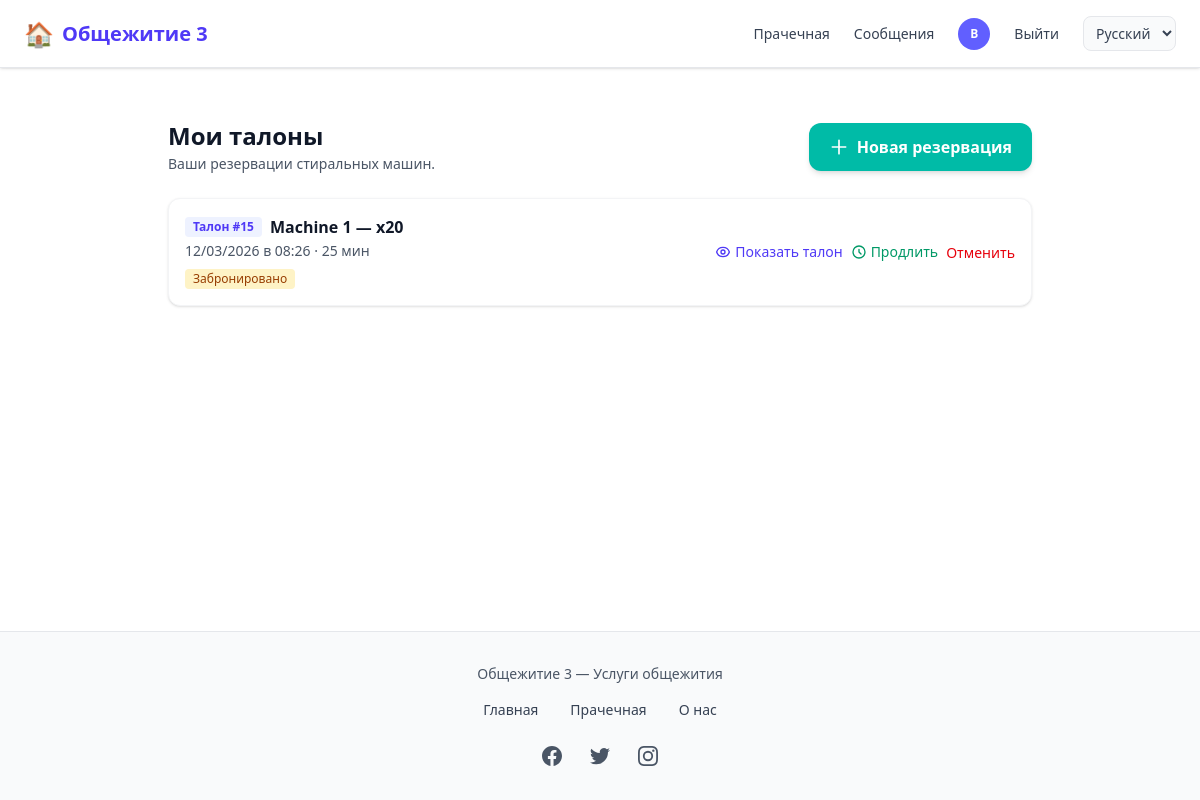
The app's page /laverie/mes-tickets/ (signed in) with its own data.
### comptes/models.py (models this page shows, shortened)
class CustomUser(AbstractUser):
    USER_TYPES = (
        ('ADMIN', 'Administrateur'),
        ('client', 'Client'),
        ('vendeur', 'Vendeur'),
        ('coursier', 'Coursier'),
    )
    user_type = models.CharField(max_length=22, choices=USER_TYPES, default="client")
    email = models.EmailField('Adresse email', unique=True,max_length=50)
    telephone = models.CharField(max_length=20, unique=True, blank=True)
    photo = models.ImageField(upload_to=user_photo_upload_to, null=True, blank=True)
    is_premium = models.BooleanField(default=False)
    GENRE = (('masculin', 'Masculin'), ('feminin', 'Féminin'))
    genre = models.CharField(max_length=22, choices=GENRE, null=True, blank=True)
    date_inscription = models.DateField(auto_now_add=True)
    latitude = models.DecimalField(max_digits=9, decimal_places=6, blank=True, null=True)
    longitude = models.DecimalField(max_digits=9, decimal_places=6, blank=True, null=True)
    last_activity = models.DateTimeField(null=True, blank=True, verbose_name="Dernière activité")
    REQUIRED_FIELDS = ['email', 'user_type']

### laverie/models.py (models this page shows, shortened)
class Reservation(models.Model):
    STATUT_CHOICES = [
        ('reserve', _('Reserved')),
        ('en_cours', _('In progress')),
        ('termine', _('Completed')),
        ('annule', _('Cancelled')),
    ]
    utilisateur = models.ForeignKey(
        settings.AUTH_USER_MODEL,
        on_delete=models.CASCADE,
        related_name='reservations_laverie'
    )
    machine = models.ForeignKey(Machine, on_delete=models.CASCADE, related_name='reservations')
    fonction = models.ForeignKey(
        FonctionMachine,
        on_delete=models.CASCADE,
        related_name='reservations',
        null=True,
        blank=True
    )
    debut = models.DateTimeField()
    fin = models.DateTimeField()
    statut = models.CharField(max_length=20, choices=STATUT_CHOICES, default='reserve')
    date_creation = models.DateTimeField(auto_now_add=True)
    numero = models.PositiveIntegerField(
        unique=True,
        null=True,
        blank=True,
        help_text="Numéro de ticket (séquentiel, affiché à l'utilisateur)",
    )
    class Meta:
        ordering = ['-debut']
    def duree_minutes(self):
        if self.debut and self.fin:
            delta = self.fin - self.debut
            return int(delta.total_seconds() / 60)
        if self.fonction:
            return self.fonction.duree_minutes
        return 0
    @classmethod
    def marquer_tickets_termines(cls):
        from django.utils import timezone
        now = timezone.now()
        return cls.objects.filter(
            statut__in=('reserve', 'en_cours'),
            fin__lt=now,
        ).update(statut='termine')
    @classmethod
    def marquer_tickets_en_cours(cls):
        from django.utils import timezone
        now = timezone.now()
        return cls.objects.filter(
            statut='reserve',
            debut__lte=now,
            fin__gte=now,
        ).update(statut='en_cours')

class Machine(models.Model):
    nom = models.CharField(max_length=100, help_text="Ex: Machine 1, Lave-linge A")
    ordre = models.PositiveSmallIntegerField(default=0, help_text="Ordre d'affichage")
    active = models.BooleanField(default=True)
    date_creation = models.DateTimeField(auto_now_add=True)
    class Meta:
        ordering = ['ordre', 'nom']

class FonctionMachine(models.Model):
    machine = models.ForeignKey(Machine, on_delete=models.CASCADE, related_name='fonctions')
    nom = models.CharField(max_length=80, help_text="Ex: Coton, Jeans, Délicat")
    duree_minutes = models.PositiveIntegerField(help_text="Durée du cycle en minutes")
    ordre = models.PositiveSmallIntegerField(default=0)
    active = models.BooleanField(default=True)
    class Meta:
        ordering = ['machine', 'ordre', 'nom']
        unique_together = [['machine', 'nom']]

### laverie/views.py (the view)
# urls.py: path('mes-tickets/', views.mes_tickets, name='mes_tickets'),
@login_required
def mes_tickets(request):
    Reservation.marquer_tickets_termines()
    Reservation.marquer_tickets_en_cours()
    reservations = list(
        Reservation.objects.filter(utilisateur=request.user)
        .select_related('machine', 'fonction')
        .order_by('-date_creation')
    )
    extensible_pks = set()
    for r in reservations:
        if r.statut in ('reserve', 'en_cours') and _max_fin_prolongation(r) > r.fin:
            extensible_pks.add(r.pk)
    lang = request.LANGUAGE_CODE or 'ru'
    i18n = _MES_TICKETS_STRINGS.get(lang, _MES_TICKETS_STRINGS['en'])
    return render(request, 'laverie/mes_tickets.html', {
        'reservations': reservations,
        'extensible_pks': extensible_pks,
        'i18n': i18n,
    })

### comptes/context_processors.py (called while the page is built)
def laverie_i18n_context(request):
    lang = getattr(request, 'LANGUAGE_CODE', None) or 'ru'
    return {'laverie_i18n': LAVERIE_I18N.get(lang, LAVERIE_I18N['en'])}

def notifications_context(request):
    context = {
        'pending_orders_count': 0,
        'packaged_orders_count': 0,
        'unread_messages_count': 0,
    }
    if request.user.is_authenticated:
        from chat.models import Message, Conversation
        conversations = Conversation.objects.filter(
            Q(participant1=request.user) | Q(participant2=request.user)
        )
        context['unread_messages_count'] = Message.objects.filter(
            Q(conversation__in=conversations) & ~Q(sender=request.user),
            lu=False
        ).count()
    return context

### laverie/views.py (called while the page is built)
def _max_fin_prolongation(resa):
    duree_prog = resa.fonction.duree_minutes if resa.fonction else 60
    return resa.debut + timedelta(minutes=duree_prog + MAX_EXTEND_MINUTES)

### templates/laverie/mes_tickets.html (shortened to what this page needs)
{% extends 'home.html' %}
{% load static %}
{% block contenu %}
<div class="max-w-4xl mx-auto py-4 sm:py-6 px-3 sm:px-4 pb-24 md:pb-8">
    <div class="flex flex-col sm:flex-row justify-between items-stretch sm:items-center gap-4 mb-6">
        <div>
            <h1 class="text-xl sm:text-2xl font-bold text-gray-900">{{ i18n.my_tickets }}</h1>
            <p class="text-gray-600 text-sm mt-0.5">{{ i18n.your_reservations }}</p>
        </div>
        <a href="{% url 'laverie:reserver' %}" class="bg-teal-500 hover:bg-teal-600 active:bg-teal-700 text-white px-5 py-3.5 sm:py-2.5 rounded-xl font-semibold transition inline-flex items-center justify-center gap-2 min-h-[48px] touch-manipulation shadow-md">
            <svg class="w-5 h-5 flex-shrink-0" fill="none" stroke="currentColor" viewBox="0 0 24 24"><path stroke-linecap="round" stroke-linejoin="round" stroke-width="2" d="M12 4v16m8-8H4"/></svg>
            {{ i18n.new_reservation }}
        </a>
    </div>
    {% if reservations %}
    <ul class="space-y-3">
        {% for r in reservations %}
        <li class="bg-white rounded-xl shadow border border-gray-100 p-4 flex flex-col sm:flex-row sm:items-center justify-between gap-3">
            <div class="flex-1">
                <div class="flex items-center gap-2 flex-wrap">
                    <span class="text-xs font-bold text-indigo-600 bg-indigo-50 px-2 py-0.5 rounded">{{ i18n.ticket }} #{{ r.numero|default:r.pk }}</span>
                    <span class="font-semibold text-gray-900">{{ r.machine.nom }} — {{ r.fonction.nom|default:"—" }}</span>
                </div>
                <div class="text-sm text-gray-600 mt-0.5">
                    {{ r.debut|date:"d/m/Y" }} {{ i18n.at }} {{ r.debut|time:"H:i" }} · {{ r.duree_minutes }} {{ i18n.min }}
                </div>
                <span class="inline-block mt-2 px-2 py-0.5 rounded text-xs font-medium
                    {% if r.statut == 'reserve' %}bg-amber-100 text-amber-800
                    {% elif r.statut == 'en_cours' %}bg-blue-100 text-blue-800
                    {% elif r.statut == 'termine' %}bg-gray-100 text-gray-700
                    {% else %}bg-red-100 text-red-800{% endif %}">
                    {% if r.statut == 'reserve' %}{{ i18n.status_reserve }}{% elif r.statut == 'en_cours' %}{{ i18n.status_en_cours }}{% elif r.statut == 'termine' %}{{ i18n.status_termine }}{% else %}{{ i18n.status_annule }}{% endif %}
                </span>
            </div>
            <div class="flex items-center gap-2 flex-wrap">
                <a href="{% url 'laverie:afficher_ticket' r.pk %}" class="inline-flex items-center gap-1 text-indigo-600 hover:text-indigo-700 text-sm font-medium" target="_blank" rel="noopener">
                    {{ i18n.show_ticket }}
                </a>
                {% if r.pk in extensible_pks %}
                <a href="{% url 'laverie:afficher_ticket' r.pk %}" class="inline-flex items-center gap-1 text-emerald-600 hover:text-emerald-700 text-sm font-medium">
                    <svg class="w-4 h-4" fill="none" stroke="currentColor" viewBox="0 0 24 24"><path stroke-linecap="round" stroke-linejoin="round" stroke-width="2" d="M12 8v4l3 3m6-3a9 9 0 11-18 0 9 9 0 0118 0z"/></svg>
                    {{ i18n.extend }}
                </a>
                {% endif %}
                {% if r.statut == 'reserve' %}
                <form action="{% url 'laverie:annuler_ticket' r.pk %}" method="post" class="inline" data-confirm="{{ i18n.cancel_this_reservation }}">
                    <button type="submit" class="text-red-600 hover:text-red-700 text-sm font-medium">{{ i18n.cancel }}</button>
                </form>
                {% endif %}
            </div>
        </li>
        {% endfor %}
    </ul>
    {% else %}
    <div class="bg-gray-50 rounded-xl p-8 text-center text-gray-500">
        <p class="mb-4">{{ i18n.no_reservations }}</p>
        <a href="{% url 'laverie:reserver' %}" class="text-teal-600 font-medium hover:underline">{{ i18n.book_slot }}</a>
    </div>
    {% endif %}
</div>
{% endblock %}

### templates/nav_footer/nav.html (shortened to what this page needs)
{% load static %}
{% load i18n %}
<nav class="hidden md:flex fixed top-0 left-0 w-full z-50 bg-white border-b border-gray-200 shadow-sm">
  <div class="flex items-center justify-between w-full max-w-7xl mx-auto px-6 py-4">
    <a href="{% url 'home' %}"
       class="flex items-center space-x-2 text-indigo-600 text-xl font-semibold hover:opacity-90 transition">
      <span class="text-2xl">🏠</span>
      <span>{% trans "Dortoir 3" %}</span>
    </a>
    <div class="flex items-center space-x-6 text-sm font-medium">
      <a href="{% url 'laverie:accueil' %}"
         class="text-gray-700 hover:text-indigo-500 transition">
        {% trans "Laverie" %}
      </a>
      {% if user.is_authenticated %}
        <a href="{% url 'chat:mes_conversations' %}"
           class="relative text-gray-700 hover:text-indigo-500 transition"
           id="nav-link-messages-desktop">
          {% trans "Messages" %}
        </a>
        <a href="{% url 'profile' %}" class="flex items-center">
          {% if user.photo %}
            <img src="{{ user.photo.url }}"
                 class="w-8 h-8 rounded-full object-cover border">
          {% else %}
            <div class="w-8 h-8 rounded-full bg-indigo-500 flex items-center justify-center text-white text-xs font-bold">
              {{ user.first_name|first|default:user.email|first|upper }}
            </div>
          {% endif %}
        </a>
        <a href="{% url 'logout' %}"
           class="text-gray-700 hover:text-red-500 transition">
          {% trans "Log out" %}
        </a>
      {% else %}
        <a href="{% url 'login' %}"
           class="text-gray-700 hover:text-indigo-500 transition">
          {% trans "Log in" %}
        </a>
      {% endif %}
      <form action="{% url 'set_language' %}" method="post" class="inline" id="lang-form-desktop">
        <select name="language" onchange="this.form.submit()" class="text-sm border border-gray-200 rounded-lg px-2 py-1.5 bg-gray-50 text-gray-700 cursor-pointer">
          {% get_current_language as CURRENT_LANG %}
          {% for code, name in LANGUAGES %}
          <option value="{{ code }}" {% if code == CURRENT_LANG %}selected{% endif %}>{{ name }}</option>
          {% endfor %}
        </select>
      </form>
    </div>
  </div>
</nav>
            {% get_current_language as CURRENT_LANG %}

### records on screen
CustomUser: first_name|first "B"
Reservation: ticket "Талон", numero "15", machine.nom "Machine 1", fonction.nom "x20", debut "12/03/2026", at "в", debut "08:26", duree_minutes "25", min "мин", status_reserve "Забронировано", show_ticket "Показать талон", extend "Продлить", cancel "Отменить"

### other values on screen
{{ i18n.my_tickets }} "Мои талоны"
{{ i18n.your_reservations }} "Ваши резервации стиральных машин."
{{ i18n.new_reservation }} "Новая резервация"
form field language "Русский"
